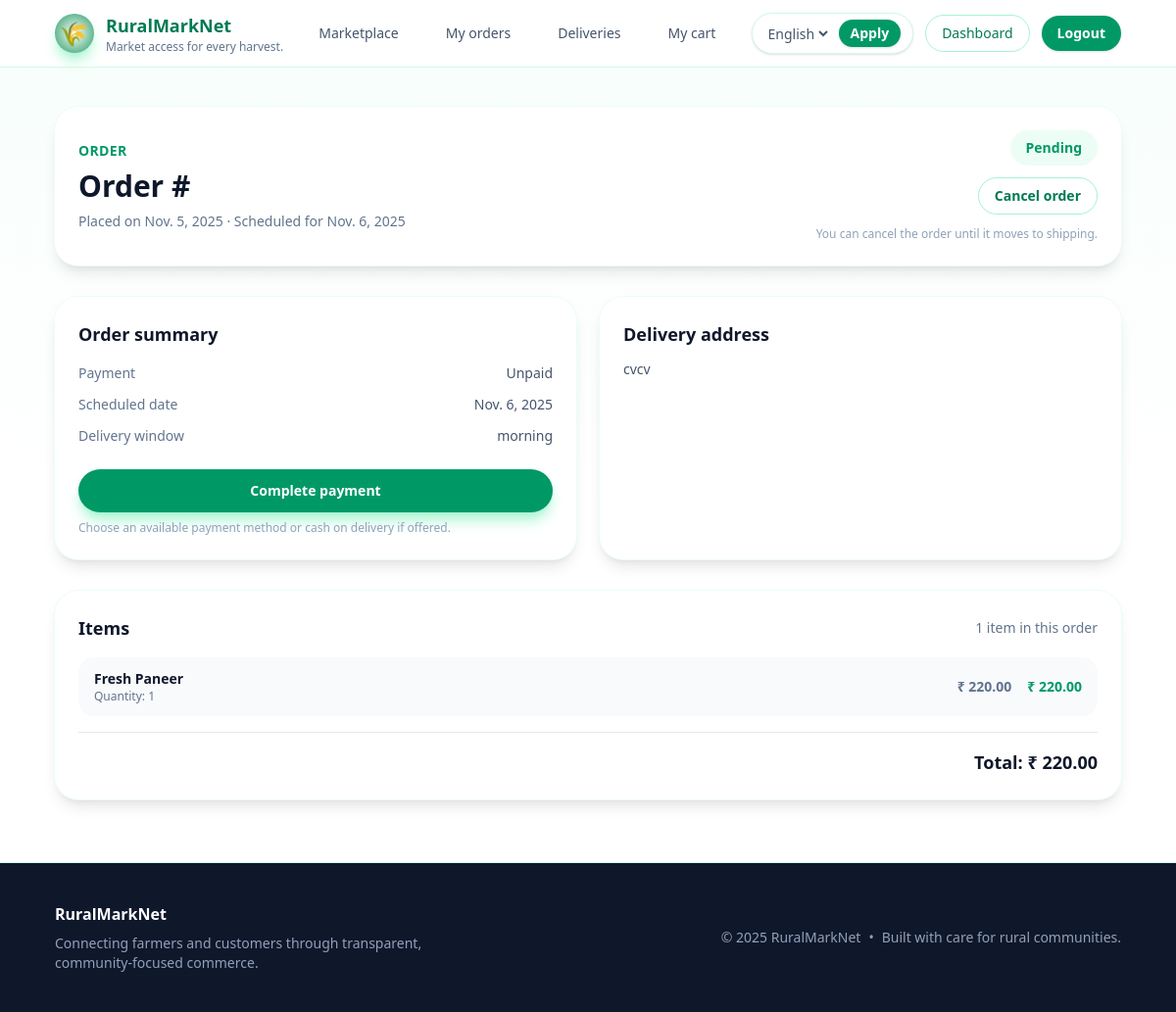
Before: /orders/my/14/ (signed in) with the older database file.
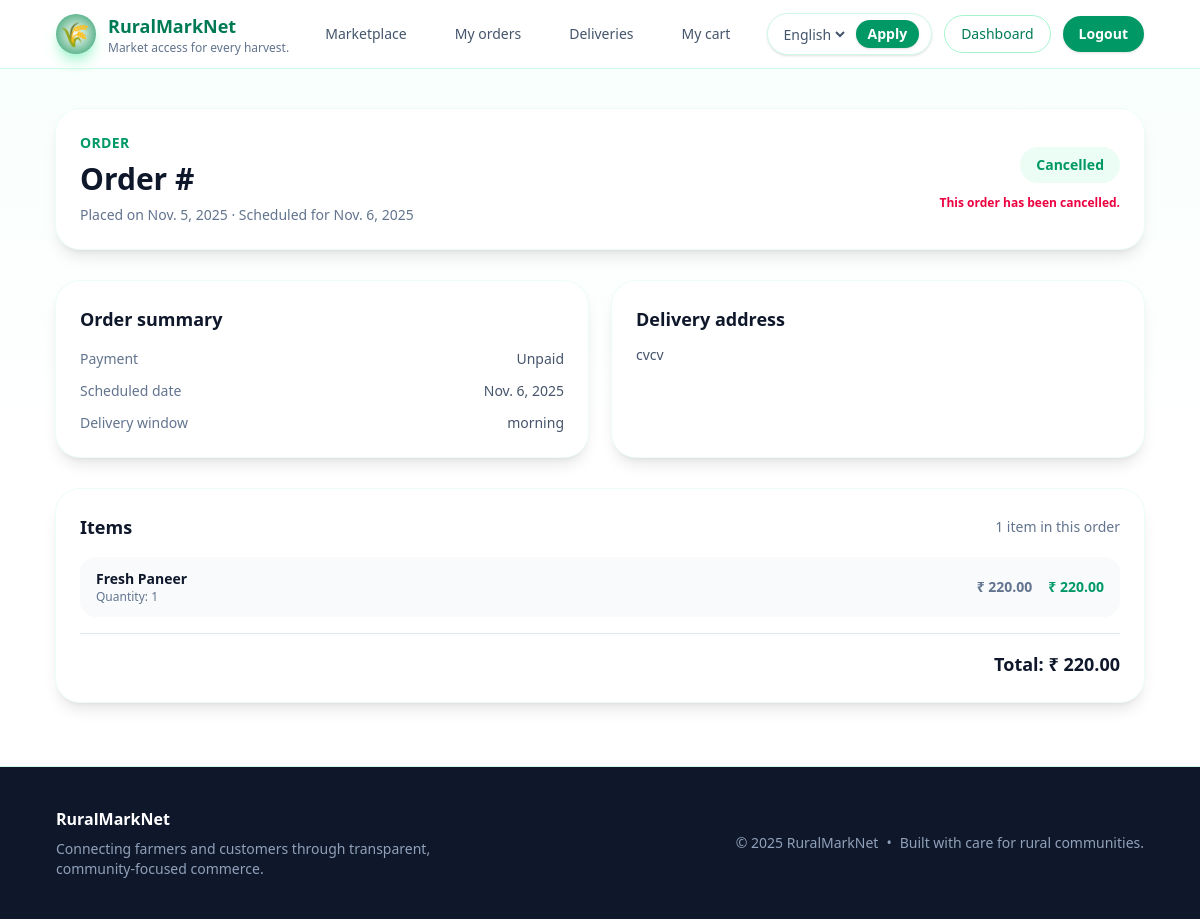
After: the same page with the newer database file.
### orders/models.py (models this page shows, shortened)
class Order(models.Model):
    class Status(models.TextChoices):
        CART = "cart", _("Cart")
        PENDING = "pending", _("Pending")
        CONFIRMED = "confirmed", _("Confirmed")
        SHIPPED = "shipped", _("Shipped")
        DELIVERED = "delivered", _("Delivered")
        CANCELLED = "cancelled", _("Cancelled")
    class PaymentStatus(models.TextChoices):
        UNPAID = "unpaid", _("Unpaid")
        PAID = "paid", _("Paid")
        REFUNDED = "refunded", _("Refunded")
        FAILED = "failed", _("Failed")
    customer = models.ForeignKey(
        settings.AUTH_USER_MODEL,
        on_delete=models.CASCADE,
        related_name="orders",
    )
    status = models.CharField(
        max_length=20, choices=Status.choices, default=Status.CART
    )
    payment_status = models.CharField(
        max_length=20, choices=PaymentStatus.choices, default=PaymentStatus.UNPAID
    )
    total_amount = models.DecimalField(max_digits=10, decimal_places=2, default=0)
    delivery_address = models.TextField(blank=True)
    scheduled_date = models.DateField(null=True, blank=True)
    scheduled_window = models.CharField(max_length=50, blank=True)
    notes = models.TextField(blank=True)
    created_at = models.DateTimeField(auto_now_add=True)
    updated_at = models.DateTimeField(auto_now=True)
    class Meta:
        ordering = ["-created_at"]

### orders/views.py (the view)
# urls.py: path("my/<int:pk>/", OrderDetailView.as_view(), name="detail"),
class OrderDetailView(CustomerRequiredMixin, OwnerRequiredMixin, DetailView):
    template_name = "orders/order_detail.html"
    context_object_name = "order"
    owner_field = "customer"
    def get_queryset(self):  # type: ignore[override]
        return (
            Order.objects.filter(customer=self.request.user)
            .exclude(status=Order.Status.CART)
            .prefetch_related("items__product")
        )
    def get_context_data(self, **kwargs: object) -> dict[str, object]:  # type: ignore[override]
        context = super().get_context_data(**kwargs)
        order = cast(Order, context["order"])
        cancellable_statuses = {Order.Status.PENDING, Order.Status.CONFIRMED}
        context["can_cancel"] = order.status in cancellable_statuses
        payable_statuses = {Order.Status.PENDING, Order.Status.CONFIRMED}
        outstanding_payment = {Order.PaymentStatus.UNPAID, Order.PaymentStatus.FAILED}
        context["can_pay"] = order.status in payable_statuses and order.payment_status in outstanding_payment
        return context

### products/forms.py
class ProductFilterForm(forms.Form):
    search = forms.CharField(required=False, label=_("Search"))
    category = forms.ChoiceField(
        required=False,
        choices=[("", _("All categories"))] + list(Product.Categories.choices),
    )
    min_price = forms.DecimalField(required=False, min_value=0, label=_("Min price"))
    max_price = forms.DecimalField(required=False, min_value=0, label=_("Max price"))
    available = forms.BooleanField(required=False, initial=True, label=_("In stock"))

### accounts/mixins.py (called while the page is built)
    def test_func(self) -> bool:  # noqa: D401
        request = getattr(self, "request", None)
        user = getattr(request, "user", None)
        return bool(
            getattr(user, "is_authenticated", False)
            and getattr(user, "is_customer", False)
            and not getattr(user, "is_staff", False)
        )

    def get_owner_from_object(self, obj: Any) -> Any:
        owner = getattr(obj, self.owner_field, None)
        return owner() if callable(owner) else owner

### accounts/models.py (called while the page is built)
    @property
    def is_customer(self) -> bool:
        return self.role == self.Roles.CUSTOMER

### orders/templates/orders/order_detail.html (shortened to what the changed rows need)
{% extends "base.html" %}
{% load i18n %}
{% block content %}
<section class="space-y-8">
    <header class="flex flex-col gap-4 rounded-3xl bg-white p-6 shadow-lg ring-1 ring-emerald-50 sm:flex-row sm:items-center sm:justify-between">
        <div class="space-y-2">
            <p class="text-sm font-semibold uppercase tracking-wide text-emerald-600">{% trans "Order" %}</p>
            <h1 class="text-3xl font-semibold text-slate-900">{% blocktrans %}Order #{{ order.pk }}{% endblocktrans %}</h1>
            <p class="text-sm text-slate-500">
                {% if order.scheduled_date %}
                    · {% trans "Scheduled for" %} {{ order.scheduled_date|date:"DATE_FORMAT" }}
                {% endif %}
            </p>
        </div>
        <div class="flex flex-col items-start gap-3 sm:items-end">
            <span class="inline-flex items-center justify-center rounded-full bg-emerald-50 px-4 py-2 text-sm font-semibold text-emerald-600">{{ order.get_status_display }}</span>
            {% if can_cancel %}
                <form method="post" action="{% url 'orders:cancel' order.pk %}" class="w-full sm:w-auto">
                    <button type="submit" class="inline-flex w-full items-center justify-center rounded-full border border-emerald-200 px-4 py-2 text-sm font-semibold text-emerald-700 transition hover:border-emerald-300 hover:bg-emerald-50">
                        {% trans "Cancel order" %}
                    </button>
                </form>
                <p class="text-xs text-slate-400 sm:text-right">{% trans "You can cancel the order until it moves to shipping." %}</p>
            {% elif order.status == order.Status.CANCELLED %}
                <p class="text-xs font-semibold text-rose-600 sm:text-right">{% trans "This order has been cancelled." %}</p>
            {% endif %}
        </div>
    </header>
    <div class="grid gap-6 md:grid-cols-2">
        <div class="rounded-3xl bg-white p-6 shadow-lg ring-1 ring-emerald-50">
            <h2 class="text-lg font-semibold text-slate-900">{% trans "Order summary" %}</h2>
            <dl class="mt-4 space-y-3 text-sm text-slate-600">
                <div class="flex items-center justify-between">
                    <dt class="text-slate-500">{% trans "Payment" %}</dt>
                    <dd class="font-medium">{{ order.get_payment_status_display }}</dd>
                </div>
                <div class="flex items-center justify-between">
                    <dt class="text-slate-500">{% trans "Scheduled date" %}</dt>
                    <dd class="font-medium">{{ order.scheduled_date|default:_('TBD') }}</dd>
                </div>
                <div class="flex items-center justify-between">
                    <dt class="text-slate-500">{% trans "Delivery window" %}</dt>
                    <dd class="font-medium">{{ order.scheduled_window|default:_('To be confirmed') }}</dd>
                </div>
            </dl>
            {% if can_pay %}
                <div class="mt-6 space-y-2">
                    <a href="{% url 'payments:start' order.pk %}" class="inline-flex w-full items-center justify-center rounded-full bg-emerald-600 px-5 py-3 text-sm font-semibold text-white shadow-lg shadow-emerald-200 transition hover:bg-emerald-500">
                        {% trans "Complete payment" %}
                    </a>
                    <p class="text-xs text-slate-400">{% trans "Choose an available payment method or cash on delivery if offered." %}</p>
                </div>
            {% endif %}
        </div>
        <div class="rounded-3xl bg-white p-6 shadow-lg ring-1 ring-emerald-50">
            <h2 class="text-lg font-semibold text-slate-900">{% trans "Delivery address" %}</h2>
            <p class="mt-3 whitespace-pre-line text-sm text-slate-600">{{ order.delivery_address|default:_('No address provided') }}</p>
        </div>
    </div>
    <section class="space-y-4 rounded-3xl bg-white p-6 shadow-lg ring-1 ring-emerald-50">
        <header class="flex items-center justify-between">
            <h2 class="text-lg font-semibold text-slate-900">{% trans "Items" %}</h2>
            <span class="text-sm text-slate-500">
            </span>
        </header>
        <div class="flex items-center justify-end border-t border-slate-200 pt-4 text-lg font-semibold text-slate-900">
            <span>{% trans "Total" %}: ₹ {{ order.total_amount }}</span>
        </div>
    </section>
</section>
{% endblock %}

Changed rows visible on the page:
changed Order "Unpaid": status "Pending" → "Cancelled"
Other visible differences:
text no longer shown: "Cancel order You can cancel the order until it moves to shipping. Complete payment Choose an available payment method or cash on delivery if offered."
text now shown: "This order has been cancelled."
